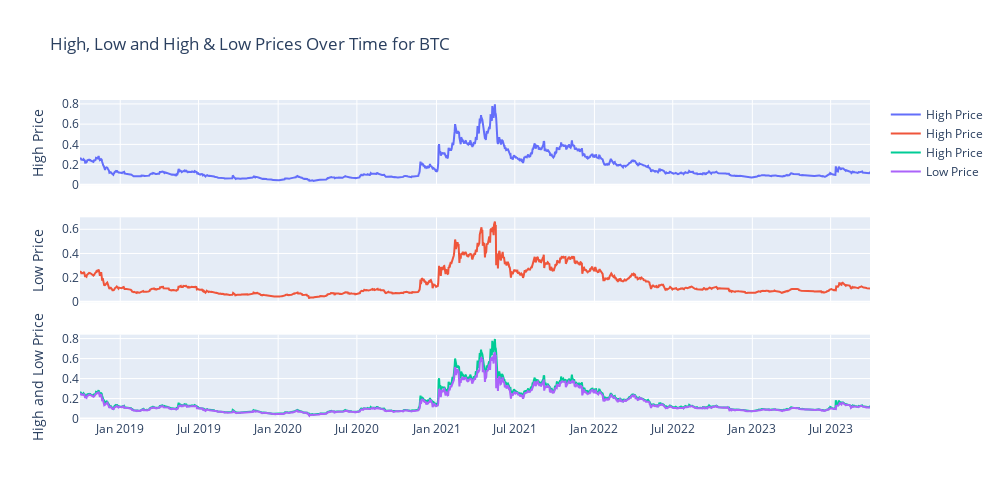

The notebook cell this image was saved under:
### Markdown cell above
### Now, creating plots for High and Low Column Values

#### These are subplots

### Code cell
#Creating Subplots for high and low columns

fig = make_subplots(rows=3, cols=1, shared_xaxes=True, vertical_spacing=0.1)

# Second subplot (High Price)
fig.add_trace(go.Scatter(x=STELLAR['Date'], y=STELLAR['High'], mode='lines', name='High Price'), row=1, col=1)
fig.update_yaxes(title_text="High Price", row=1, col=1)

# Third subplot (Low Price)
fig.add_trace(go.Scatter(x=STELLAR['Date'], y=STELLAR['Low'], mode='lines', name='High Price'), row=2, col=1)
fig.update_yaxes(title_text="Low Price", row=2, col=1)

# Fourth subplot(High and Low Prices)
fig.add_trace(go.Scatter(x=STELLAR['Date'], y=STELLAR['High'], mode='lines', name='High Price'), row=3, col=1)
fig.add_trace(go.Scatter(x=STELLAR['Date'], y=STELLAR['Low'], mode='lines', name='Low Price'), row=3, col=1)
fig.update_yaxes(title_text="High and Low Price", row=3, col=1)

# setting up the title and size of the graph
fig.update_layout(title_text="High, Low and High & Low Prices Over Time for BTC",
    height=500,  # Set the height
    width=1000) # width
fig.show()

### Figure 1 — Plotly figure (JSON) as saved in the notebook; plotly's stock layout.template omitted (floating-point values rounded to 4 significant figures; data arrays with more than 128 entries replaced by an {"elided": "..."} marker saying what was removed)
{"data": [{"mode": "lines", "name": "High Price", "type": "scatter", "x": {"elided": "1827 str values"}, "xaxis": "x", "y": {"elided": "1827 float values"}, "yaxis": "y"}, {"mode": "lines", "name": "High Price", "type": "scatter", "x": {"elided": "1827 str values"}, "xaxis": "x2", "y": {"elided": "1827 float values"}, "yaxis": "y2"}, {"mode": "lines", "name": "High Price", "type": "scatter", "x": {"elided": "1827 str values"}, "xaxis": "x3", "y": {"elided": "1827 float values"}, "yaxis": "y3"}, {"mode": "lines", "name": "Low Price", "type": "scatter", "x": {"elided": "1827 str values"}, "xaxis": "x3", "y": {"elided": "1827 float values"}, "yaxis": "y3"}], "layout": {"height": 500, "title": {"text": "High, Low and High & Low Prices Over Time for BTC"}, "width": 1000, "xaxis": {"anchor": "y", "domain": [0, 1], "matches": "x3", "showticklabels": false}, "xaxis2": {"anchor": "y2", "domain": [0, 1], "matches": "x3", "showticklabels": false}, "xaxis3": {"anchor": "y3", "domain": [0, 1]}, "yaxis": {"anchor": "x", "domain": [0.7333, 1], "title": {"text": "High Price"}}, "yaxis2": {"anchor": "x2", "domain": [0.3667, 0.6333], "title": {"text": "Low Price"}}, "yaxis3": {"anchor": "x3", "domain": [0, 0.2667], "title": {"text": "High and Low Price"}}}}
